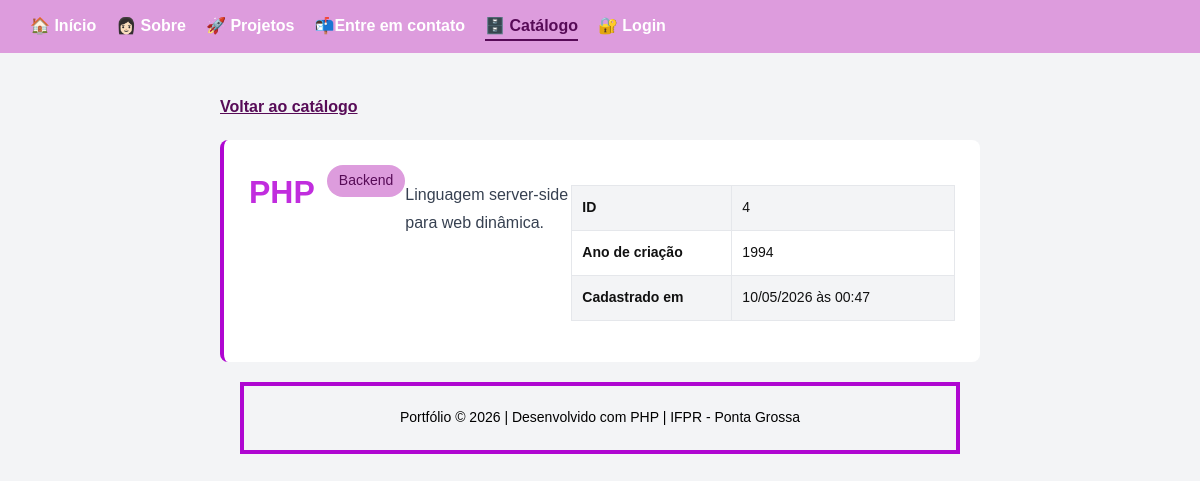
The page /detalhe.php?id=4&categoria=Backend on the database its author committed.
### tables this page shows
CREATE TABLE tecnologias (
    id          INT UNSIGNED  NOT NULL AUTO_INCREMENT,
    nome        VARCHAR(100)  NOT NULL,
    categoria   VARCHAR(50)   NOT NULL,
    descricao   TEXT,
    ano_criacao INT,
    status      ENUM('ativo','inativo') NOT NULL DEFAULT 'ativo',
    criado_em   DATETIME      NOT NULL DEFAULT CURRENT_TIMESTAMP,
    PRIMARY KEY (id)
);

### detalhe.php (the view, shortened to what this page needs)
<?php
$id = filter_input(INPUT_GET, 'id', FILTER_VALIDATE_INT);
$categoria = trim($_GET['categoria'] ?? '');
$pdo = conectar();
$stmt = $pdo->prepare("SELECT * FROM tecnologias WHERE id = :id AND status = 'ativo' LIMIT 1");
$stmt->execute (['id' => $id]);
$tec = $stmt->fetch();
?>
<!DOCTYPE html>
<html lang="pt-br">
<head>
    <?php include __DIR__ . '/includes/cabecalho.php'; ?>
</head>
<body>
    <div class="container">
        <a href="catalogo.php<?php echo $categoria ? '?categoria=' . urlencode($categoria) : ''; ?>" style="color: #570b57; font-weight: bold; display: inline-block; margin-bottom: 20px;">
            Voltar ao catálogo</a>
        <div class="card">
        <div style="display: flex; justify-content: space-between; align-items: flex-start; margin-bottom: 16px;">
            <div style="display: flex; justify-content: space-between; align-items: flex-start;">
                <h1 class="titulo-secao" style="margin: 0;">
                        <?php echo htmlspecialchars($tec['nome']); ?>
                </h1>
                <span style="background: #dd9cdd; color: #570b57; padding: 4px 12px;
                            border-radius: 20px; font-size: 14px; white-space: nowrap; margin-left: 12px;" >
                    <?php echo htmlspecialchars($tec['categoria']); ?>
                </span>
            </div>
            <p style="font-size: 16px; margin: 16px 0;">
                <?php echo htmlspecialchars($tec['descricao']); ?>
            </p>
<table style="width: 100%; border-collapse: collapse; margin-top: 20px;
              font-size: 14px;">
    <tr style="background: #f3f4f6;">
        <td style="padding: 10px; border: 1px solid #e5e7eb;
                   font-weight: bold; width: 160px;">
            ID
        </td>
        <td style="padding: 10px; border: 1px solid #e5e7eb;">
            <?php echo $tec['id']; ?>
        </td>
    </tr>
    <tr>
        <td style="padding: 10px; border: 1px solid #e5e7eb;
                   font-weight: bold;">
            Ano de criação
        </td>
        <td style="padding: 10px; border: 1px solid #e5e7eb;">
            <?php echo $tec['ano_criacao']; ?>
        </td>
    </tr>
    <tr style="background: #f3f4f6;">
        <td style="padding: 10px; border: 1px solid #e5e7eb;
                   font-weight: bold;">
            Cadastrado em
        </td>
        <td style="padding: 10px; border: 1px solid #e5e7eb;">
            <?php echo date('d/m/Y \à\s H:i', strtotime($tec['criado_em'])); ?>
        </td>
    </tr>
</table>
</div>
</div>
<?php include __DIR__ . '/includes/rodape.php'; ?>
</body>
</html>

### includes/style.css (style rules this page uses)
* { box-sizing: border-box; margin:0; padding:0; }
body { font-family: Arial, sans-serif; background:#f3f4f6; color:#111; line-height:1.7; }
.container { max-width:800px; margin:40px auto; padding:0 20px; }
h1, h2, h3 { margin-bottom:12px; }
.titulo-secao { color:#c12dde; margin:30px 0 20px 0; }
.card { background:white; border-radius:8px; padding:25px; margin-bottom:18px; border-left:4px solid #af06d1; display:flex; flex-direction:column; gap:10px; }
.card p { color:#374151; }

### rows shown on the page
tecnologias: nome "PHP", categoria "Backend", descricao "Linguagem server-side para web dinâmica.", id "4", ano_criacao "1994", criado_em "10/05/2026 às 00:47"

### other values the page prints
$autor "Portfólio"
